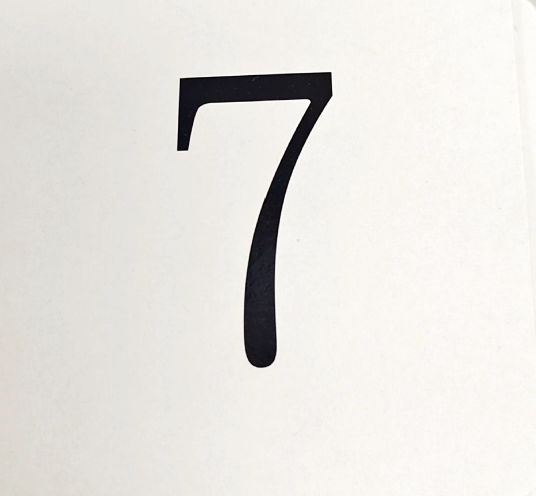
#> input picture code/integrate_v5/model/signboardphoto/7_1.png, 1071 x 992 px (shown at 1/2 size)
$ python visualize_center_crop.py --input ../code/integrate_v5/model/signboardphoto/7_1.png
#> lines starting #> are read from the running program, lines starting #| are printed output that depends on the picture; after the words box and inside, x2 and y2 are one past the last pixel; in counts of white or black regions, pixels touching at a corner belong together
"""
用來查看stage1裡的第一次靜態裁切的範圍（中央聚焦區域）
"""

import cv2
import numpy as np
from pathlib import Path

def visualize_center_crop(image_path: str,
                         target_center_w: int = 1600,
                         target_center_h: int = 960):
    """
    視覺化第一次靜態裁切的中央區域

    Args:
        image_path: 測試圖片路徑
        target_center_w: 中央裁切寬度
        target_center_h: 中央裁切高度
    """
#> called with target_center_w = 1600, target_center_h = 960
    # 讀取圖像
    image = cv2.imread(image_path)
#> image is the input picture: shape (992, 1071, 3); mean B, G, R 223.6, 227.9, 230.5
    if image is None:
        print(f" 無法讀取圖像: {image_path}")
        return

    img_h, img_w = image.shape[:2]
#> img_h = 992; img_w = 1071
    print(f"原始圖像尺寸: {img_w} x {img_h}")
#| 原始圖像尺寸: 1071 x 992

    # 創建視覺化圖像
    vis_image = image.copy()

    # 計算中央裁切範圍（與 stage1_face_detection.py 完全相同）
    if img_w > target_center_w and img_h > target_center_h:
        center_x_offset = (img_w - target_center_w) // 2
        center_y_offset = (img_h - target_center_h) // 2

        center_x_max = center_x_offset + target_center_w
        center_y_max = center_y_offset + target_center_h

        # 繪製紅色矩形框標示中央裁切區域
        cv2.rectangle(vis_image,
                     (center_x_offset, center_y_offset),
                     (center_x_max, center_y_max),
                     (0, 0, 255), 3)  # 紅色，線寬 3

        # 添加文字標註
        cv2.putText(vis_image,
                   f'Center Crop: {target_center_w}x{target_center_h}',
                   (center_x_offset + 10, center_y_offset + 40),
                   cv2.FONT_HERSHEY_SIMPLEX, 1.2, (0, 0, 255), 2)

        # 添加半透明遮罩到裁切區域外
        mask = np.zeros_like(image, dtype=np.uint8)
        mask[center_y_offset:center_y_max, center_x_offset:center_x_max] = 255

        # 創建暗化效果
        darkened = (vis_image * 0.4).astype(np.uint8)
        vis_image = np.where(mask == 255, vis_image, darkened)

        # 重新繪製邊框（因為可能被遮罩覆蓋）
        cv2.rectangle(vis_image,
                     (center_x_offset, center_y_offset),
                     (center_x_max, center_y_max),
                     (0, 0, 255), 3)

        print(f" 中央裁切範圍: x=[{center_x_offset}, {center_x_max}], y=[{center_y_offset}, {center_y_max}]")
        print(f"   尺寸: {target_center_w} x {target_center_h}")
    else:
        # 圖像太小，不需要裁切
        cv2.putText(vis_image,
                   'No center crop (image too small)',
                   (50, 50),
                   cv2.FONT_HERSHEY_SIMPLEX, 1.0, (0, 255, 0), 2)
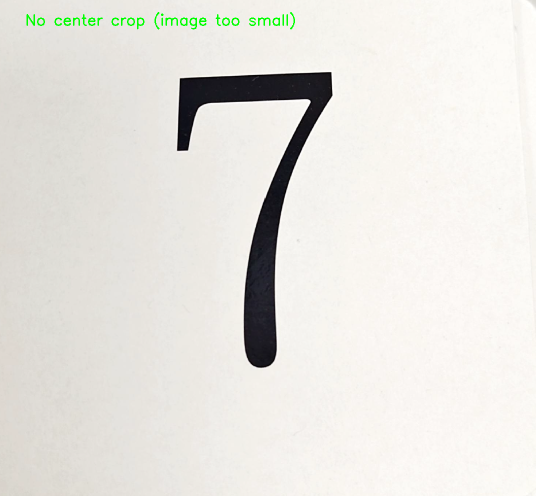
#> vis_image: shape (992, 1071, 3) (shown at 1/2 size); 0.32% of pixels changed, all inside (x1, y1, x2, y2) = (53, 24, 590, 59)
        print("⚠️ 圖像尺寸小於目標裁切尺寸，不執行中央裁切")

    # 保存結果
    output_dir = Path('output')
    output_dir.mkdir(exist_ok=True)
    output_path = output_dir / 'center_crop_visualization.jpg'
    cv2.imwrite(str(output_path), vis_image)
    print(f" 視覺化結果已保存: {output_path}")

    # 顯示圖像（可選）
    cv2.imshow('Center Crop Visualization (Press any key to close)', vis_image)
    cv2.waitKey(0)
    cv2.destroyAllWindows()


if __name__ == "__main__":
    import argparse

    parser = argparse.ArgumentParser(description='視覺化第一次靜態裁切範圍')
    parser.add_argument('--input', type=str, required=True, help='測試圖片路徑')
    parser.add_argument('--width', type=int, default=1600, help='中央裁切寬度')
    parser.add_argument('--height', type=int, default=960, help='中央裁切高度')

    args = parser.parse_args()

    visualize_center_crop(args.input, args.width, args.height)

$ run again, on code/integrate_v5/model/signboardphoto/7_3.png
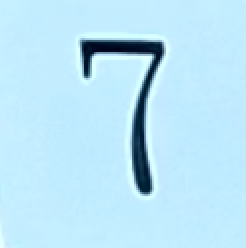
#> input picture code/integrate_v5/model/signboardphoto/7_3.png, 123 x 124 px (shown 2 times larger)
#> in visualize_center_crop, image is the input picture: shape (124, 123, 3); mean B, G, R 245.6, 227.5, 185.8
#| 原始圖像尺寸: 123 x 124
#> in visualize_center_crop, `cv2.putText(vis_image, 'No center crop (image too small)', (50, 50), c..`:
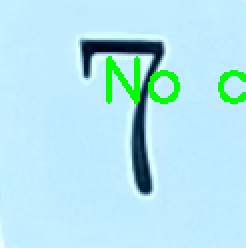
#> vis_image: shape (124, 123, 3) (shown 2 times larger); 2.87% of pixels changed, all inside (x1, y1, x2, y2) = (53, 28, 123, 52)

$ run again, on code/integrate_v5/model/signboardphoto/7_4.png
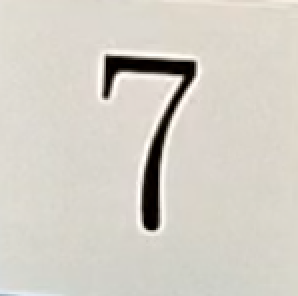
#> input picture code/integrate_v5/model/signboardphoto/7_4.png, 149 x 148 px (shown 2 times larger)
#> in visualize_center_crop, image is the input picture: shape (148, 149, 3); mean B, G, R 197.8, 206.7, 210.9
#| 原始圖像尺寸: 149 x 148
#> in visualize_center_crop, `cv2.putText(vis_image, 'No center crop (image too small)', (50, 50), c..`:
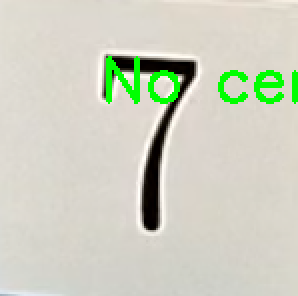
#> vis_image: shape (148, 149, 3) (shown 2 times larger); 2.88% of pixels changed, all inside (x1, y1, x2, y2) = (53, 28, 149, 52)
